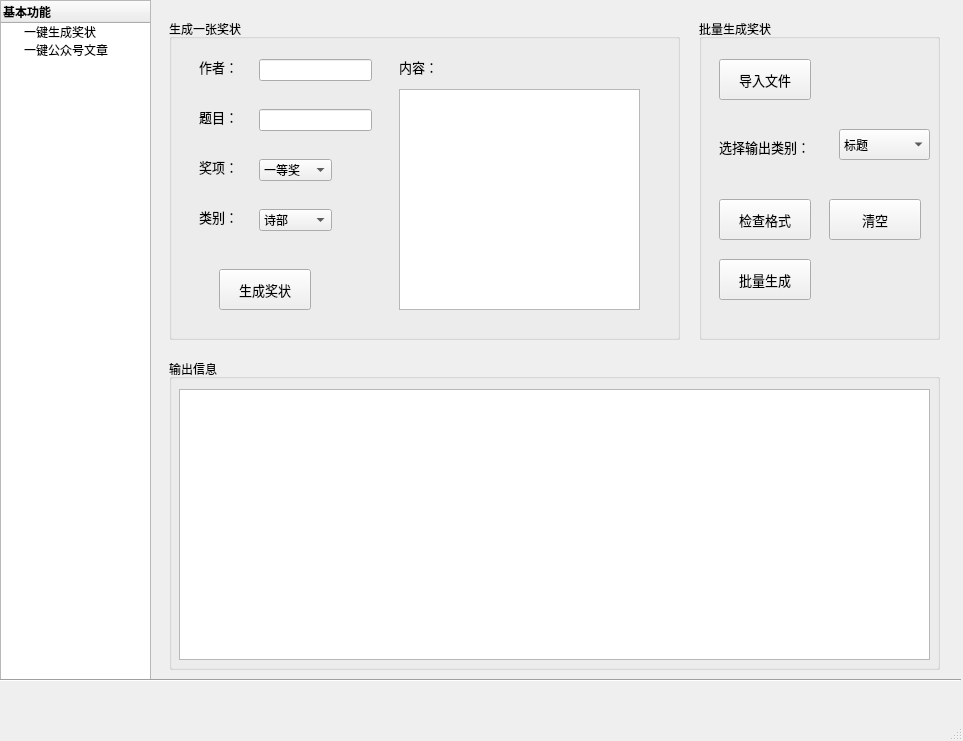
<?xml version="1.0" encoding="UTF-8"?>
<ui version="4.0">
 <class>MainWindow</class>
 <widget class="QMainWindow" name="MainWindow">
  <property name="geometry">
   <rect>
    <x>0</x>
    <y>0</y>
    <width>963</width>
    <height>741</height>
   </rect>
  </property>
  <property name="windowTitle">
   <string>MainWindow</string>
  </property>
  <widget class="QWidget" name="centralwidget">
   <widget class="QTreeWidget" name="treeWidget">
    <property name="geometry">
     <rect>
      <x>0</x>
      <y>0</y>
      <width>151</width>
      <height>681</height>
     </rect>
    </property>
    <column>
     <property name="text">
      <string>基本功能</string>
     </property>
     <property name="font">
      <font>
       <weight>75</weight>
       <bold>true</bold>
      </font>
     </property>
    </column>
    <item>
     <property name="text">
      <string>一键生成奖状</string>
     </property>
    </item>
    <item>
     <property name="text">
      <string>一键公众号文章</string>
     </property>
    </item>
   </widget>
   <widget class="QStackedWidget" name="stackedWidget">
    <property name="geometry">
     <rect>
      <x>159</x>
      <y>-1</y>
      <width>811</width>
      <height>681</height>
     </rect>
    </property>
    <property name="currentIndex">
     <number>0</number>
    </property>
    <widget class="QWidget" name="page">
     <widget class="QGroupBox" name="groupBox">
      <property name="geometry">
       <rect>
        <x>10</x>
        <y>20</y>
        <width>511</width>
        <height>321</height>
       </rect>
      </property>
      <property name="title">
       <string>生成一张奖状</string>
      </property>
      <widget class="QComboBox" name="comboBox_2">
       <property name="geometry">
        <rect>
         <x>90</x>
         <y>190</y>
         <width>73</width>
         <height>22</height>
        </rect>
       </property>
       <item>
        <property name="text">
         <string>诗部</string>
        </property>
       </item>
       <item>
        <property name="text">
         <string>词部</string>
        </property>
       </item>
       <item>
        <property name="text">
         <string>曲部</string>
        </property>
       </item>
      </widget>
      <widget class="QLineEdit" name="lineEdit">
       <property name="geometry">
        <rect>
         <x>90</x>
         <y>40</y>
         <width>113</width>
         <height>22</height>
        </rect>
       </property>
      </widget>
      <widget class="QLabel" name="label">
       <property name="geometry">
        <rect>
         <x>30</x>
         <y>40</y>
         <width>55</width>
         <height>16</height>
        </rect>
       </property>
       <property name="font">
        <font>
         <pointsize>10</pointsize>
        </font>
       </property>
       <property name="text">
        <string>作者：</string>
       </property>
      </widget>
      <widget class="QLabel" name="label_2">
       <property name="geometry">
        <rect>
         <x>30</x>
         <y>90</y>
         <width>55</width>
         <height>16</height>
        </rect>
       </property>
       <property name="font">
        <font>
         <pointsize>10</pointsize>
        </font>
       </property>
       <property name="text">
        <string>题目：</string>
       </property>
      </widget>
      <widget class="QLineEdit" name="lineEdit_2">
       <property name="geometry">
        <rect>
         <x>90</x>
         <y>90</y>
         <width>113</width>
         <height>22</height>
        </rect>
       </property>
      </widget>
      <widget class="QComboBox" name="comboBox">
       <property name="geometry">
        <rect>
         <x>90</x>
         <y>140</y>
         <width>73</width>
         <height>22</height>
        </rect>
       </property>
       <item>
        <property name="text">
         <string>一等奖</string>
        </property>
       </item>
       <item>
        <property name="text">
         <string>二等奖</string>
        </property>
       </item>
       <item>
        <property name="text">
         <string>三等奖</string>
        </property>
       </item>
       <item>
        <property name="text">
         <string>优秀奖</string>
        </property>
       </item>
      </widget>
      <widget class="QLabel" name="label_3">
       <property name="geometry">
        <rect>
         <x>30</x>
         <y>140</y>
         <width>55</width>
         <height>16</height>
        </rect>
       </property>
       <property name="font">
        <font>
         <pointsize>10</pointsize>
        </font>
       </property>
       <property name="text">
        <string>奖项：</string>
       </property>
      </widget>
      <widget class="QLabel" name="label_4">
       <property name="geometry">
        <rect>
         <x>30</x>
         <y>190</y>
         <width>55</width>
         <height>16</height>
        </rect>
       </property>
       <property name="font">
        <font>
         <pointsize>10</pointsize>
        </font>
       </property>
       <property name="text">
        <string>类别：</string>
       </property>
      </widget>
      <widget class="QPushButton" name="pushButton_2">
       <property name="geometry">
        <rect>
         <x>50</x>
         <y>250</y>
         <width>92</width>
         <height>41</height>
        </rect>
       </property>
       <property name="font">
        <font>
         <pointsize>10</pointsize>
        </font>
       </property>
       <property name="text">
        <string>生成奖状</string>
       </property>
      </widget>
      <widget class="QTextEdit" name="textEdit">
       <property name="geometry">
        <rect>
         <x>230</x>
         <y>70</y>
         <width>241</width>
         <height>221</height>
        </rect>
       </property>
      </widget>
      <widget class="QLabel" name="label_5">
       <property name="geometry">
        <rect>
         <x>230</x>
         <y>40</y>
         <width>55</width>
         <height>16</height>
        </rect>
       </property>
       <property name="font">
        <font>
         <pointsize>10</pointsize>
        </font>
       </property>
       <property name="text">
        <string>内容：</string>
       </property>
      </widget>
     </widget>
     <widget class="QGroupBox" name="groupBox_2">
      <property name="geometry">
       <rect>
        <x>540</x>
        <y>20</y>
        <width>241</width>
        <height>321</height>
       </rect>
      </property>
      <property name="title">
       <string>批量生成奖状</string>
      </property>
      <widget class="QPushButton" name="pushButton_3">
       <property name="geometry">
        <rect>
         <x>20</x>
         <y>240</y>
         <width>92</width>
         <height>41</height>
        </rect>
       </property>
       <property name="font">
        <font>
         <pointsize>10</pointsize>
        </font>
       </property>
       <property name="text">
        <string>批量生成</string>
       </property>
      </widget>
      <widget class="QPushButton" name="pushButton_4">
       <property name="geometry">
        <rect>
         <x>20</x>
         <y>180</y>
         <width>92</width>
         <height>41</height>
        </rect>
       </property>
       <property name="font">
        <font>
         <pointsize>10</pointsize>
        </font>
       </property>
       <property name="text">
        <string>检查格式</string>
       </property>
      </widget>
      <widget class="QPushButton" name="pushButton">
       <property name="geometry">
        <rect>
         <x>20</x>
         <y>40</y>
         <width>92</width>
         <height>41</height>
        </rect>
       </property>
       <property name="font">
        <font>
         <pointsize>10</pointsize>
        </font>
       </property>
       <property name="text">
        <string>导入文件</string>
       </property>
      </widget>
      <widget class="QComboBox" name="comboBox_5">
       <property name="geometry">
        <rect>
         <x>140</x>
         <y>110</y>
         <width>91</width>
         <height>31</height>
        </rect>
       </property>
       <item>
        <property name="text">
         <string>标题</string>
        </property>
       </item>
       <item>
        <property name="text">
         <string>作者</string>
        </property>
       </item>
       <item>
        <property name="text">
         <string>内容</string>
        </property>
       </item>
       <item>
        <property name="text">
         <string>评语</string>
        </property>
       </item>
       <item>
        <property name="text">
         <string>注释</string>
        </property>
       </item>
      </widget>
      <widget class="QLabel" name="label_8">
       <property name="geometry">
        <rect>
         <x>20</x>
         <y>120</y>
         <width>121</width>
         <height>16</height>
        </rect>
       </property>
       <property name="font">
        <font>
         <pointsize>10</pointsize>
        </font>
       </property>
       <property name="text">
        <string>选择输出类别：</string>
       </property>
      </widget>
      <widget class="QPushButton" name="pushButton_9">
       <property name="geometry">
        <rect>
         <x>130</x>
         <y>180</y>
         <width>92</width>
         <height>41</height>
        </rect>
       </property>
       <property name="font">
        <font>
         <pointsize>10</pointsize>
        </font>
       </property>
       <property name="text">
        <string>清空</string>
       </property>
      </widget>
     </widget>
     <widget class="QGroupBox" name="groupBox_3">
      <property name="geometry">
       <rect>
        <x>10</x>
        <y>360</y>
        <width>771</width>
        <height>311</height>
       </rect>
      </property>
      <property name="title">
       <string>输出信息</string>
      </property>
      <widget class="QTextEdit" name="textEdit_3">
       <property name="geometry">
        <rect>
         <x>10</x>
         <y>30</y>
         <width>751</width>
         <height>271</height>
        </rect>
       </property>
      </widget>
     </widget>
     <zorder>groupBox_3</zorder>
     <zorder>groupBox_2</zorder>
     <zorder>groupBox</zorder>
    </widget>
    <widget class="QWidget" name="page_2">
     <widget class="QGroupBox" name="groupBox_4">
      <property name="geometry">
       <rect>
        <x>10</x>
        <y>210</y>
        <width>771</width>
        <height>461</height>
       </rect>
      </property>
      <property name="title">
       <string>输出信息</string>
      </property>
      <widget class="QTextEdit" name="textEdit_4">
       <property name="geometry">
        <rect>
         <x>10</x>
         <y>30</y>
         <width>751</width>
         <height>421</height>
        </rect>
       </property>
      </widget>
     </widget>
     <widget class="QGroupBox" name="groupBox_5">
      <property name="geometry">
       <rect>
        <x>10</x>
        <y>10</y>
        <width>771</width>
        <height>181</height>
       </rect>
      </property>
      <property name="title">
       <string>选择模板</string>
      </property>
      <widget class="QLabel" name="label_6">
       <property name="geometry">
        <rect>
         <x>30</x>
         <y>40</y>
         <width>81</width>
         <height>16</height>
        </rect>
       </property>
       <property name="font">
        <font>
         <pointsize>10</pointsize>
        </font>
       </property>
       <property name="text">
        <string>选择模板：</string>
       </property>
      </widget>
      <widget class="QComboBox" name="comboBox_3">
       <property name="geometry">
        <rect>
         <x>160</x>
         <y>30</y>
         <width>91</width>
         <height>31</height>
        </rect>
       </property>
       <item>
        <property name="text">
         <string>个人专辑</string>
        </property>
       </item>
       <item>
        <property name="text">
         <string>月度入围</string>
        </property>
       </item>
       <item>
        <property name="text">
         <string>季度获奖</string>
        </property>
       </item>
      </widget>
      <widget class="QLabel" name="label_7">
       <property name="geometry">
        <rect>
         <x>30</x>
         <y>90</y>
         <width>121</width>
         <height>16</height>
        </rect>
       </property>
       <property name="font">
        <font>
         <pointsize>10</pointsize>
        </font>
       </property>
       <property name="text">
        <string>选择输出类别：</string>
       </property>
      </widget>
      <widget class="QComboBox" name="comboBox_4">
       <property name="geometry">
        <rect>
         <x>160</x>
         <y>80</y>
         <width>91</width>
         <height>31</height>
        </rect>
       </property>
       <item>
        <property name="text">
         <string>标题</string>
        </property>
       </item>
       <item>
        <property name="text">
         <string>内容</string>
        </property>
       </item>
       <item>
        <property name="text">
         <string>评语</string>
        </property>
       </item>
       <item>
        <property name="text">
         <string>注释</string>
        </property>
       </item>
      </widget>
      <widget class="QPushButton" name="pushButton_7">
       <property name="geometry">
        <rect>
         <x>340</x>
         <y>100</y>
         <width>92</width>
         <height>41</height>
        </rect>
       </property>
       <property name="font">
        <font>
         <pointsize>10</pointsize>
        </font>
       </property>
       <property name="text">
        <string>生成文章</string>
       </property>
      </widget>
      <widget class="QPushButton" name="pushButton_6">
       <property name="geometry">
        <rect>
         <x>460</x>
         <y>30</y>
         <width>92</width>
         <height>41</height>
        </rect>
       </property>
       <property name="font">
        <font>
         <pointsize>10</pointsize>
        </font>
       </property>
       <property name="text">
        <string>检查格式</string>
       </property>
      </widget>
      <widget class="QPushButton" name="pushButton_5">
       <property name="geometry">
        <rect>
         <x>340</x>
         <y>30</y>
         <width>92</width>
         <height>41</height>
        </rect>
       </property>
       <property name="font">
        <font>
         <pointsize>10</pointsize>
        </font>
       </property>
       <property name="text">
        <string>导入文件</string>
       </property>
      </widget>
      <widget class="QLabel" name="label_9">
       <property name="geometry">
        <rect>
         <x>30</x>
         <y>140</y>
         <width>131</width>
         <height>16</height>
        </rect>
       </property>
       <property name="font">
        <font>
         <pointsize>10</pointsize>
        </font>
       </property>
       <property name="text">
        <string>输入图片关键字：</string>
       </property>
      </widget>
      <widget class="QLineEdit" name="lineEdit_3">
       <property name="geometry">
        <rect>
         <x>160</x>
         <y>130</y>
         <width>113</width>
         <height>31</height>
        </rect>
       </property>
      </widget>
      <widget class="QPushButton" name="pushButton_8">
       <property name="geometry">
        <rect>
         <x>460</x>
         <y>100</y>
         <width>92</width>
         <height>41</height>
        </rect>
       </property>
       <property name="font">
        <font>
         <pointsize>10</pointsize>
        </font>
       </property>
       <property name="text">
        <string>清空</string>
       </property>
      </widget>
     </widget>
     <zorder>groupBox_5</zorder>
     <zorder>groupBox_4</zorder>
    </widget>
   </widget>
   <widget class="Line" name="line">
    <property name="geometry">
     <rect>
      <x>0</x>
      <y>670</y>
      <width>961</width>
      <height>21</height>
     </rect>
    </property>
    <property name="orientation">
     <enum>Qt::Horizontal</enum>
    </property>
   </widget>
  </widget>
  <widget class="QMenuBar" name="menubar">
   <property name="geometry">
    <rect>
     <x>0</x>
     <y>0</y>
     <width>963</width>
     <height>26</height>
    </rect>
   </property>
  </widget>
  <widget class="QStatusBar" name="statusbar"/>
 </widget>
 <resources/>
 <connections>
  <connection>
   <sender>treeWidget</sender>
   <signal>itemClicked(QTreeWidgetItem*,int)</signal>
   <receiver>stackedWidget</receiver>
   <slot>show()</slot>
   <hints>
    <hint type="sourcelabel">
     <x>119</x>
     <y>257</y>
    </hint>
    <hint type="destinationlabel">
     <x>208</x>
     <y>248</y>
    </hint>
   </hints>
  </connection>
 </connections>
</ui>
